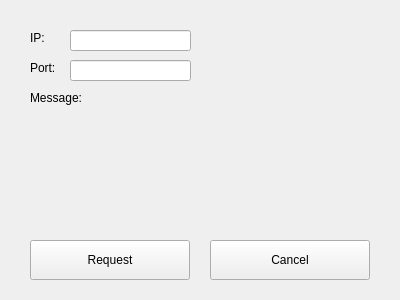
<?xml version="1.0" encoding="UTF-8"?>
<ui version="4.0">
 <class>Client</class>
 <widget class="QWidget" name="Client">
  <property name="geometry">
   <rect>
    <x>0</x>
    <y>0</y>
    <width>400</width>
    <height>300</height>
   </rect>
  </property>
  <property name="sizePolicy">
   <sizepolicy hsizetype="Fixed" vsizetype="Fixed">
    <horstretch>0</horstretch>
    <verstretch>0</verstretch>
   </sizepolicy>
  </property>
  <property name="minimumSize">
   <size>
    <width>400</width>
    <height>300</height>
   </size>
  </property>
  <property name="maximumSize">
   <size>
    <width>400</width>
    <height>300</height>
   </size>
  </property>
  <property name="windowTitle">
   <string>Client</string>
  </property>
  <widget class="QLineEdit" name="lineEditForIP">
   <property name="geometry">
    <rect>
     <x>70</x>
     <y>30</y>
     <width>121</width>
     <height>21</height>
    </rect>
   </property>
   <property name="text">
    <string/>
   </property>
  </widget>
  <widget class="QLineEdit" name="lineEditForPort">
   <property name="geometry">
    <rect>
     <x>70</x>
     <y>60</y>
     <width>121</width>
     <height>21</height>
    </rect>
   </property>
   <property name="text">
    <string/>
   </property>
  </widget>
  <widget class="QLabel" name="label">
   <property name="geometry">
    <rect>
     <x>30</x>
     <y>30</y>
     <width>19</width>
     <height>16</height>
    </rect>
   </property>
   <property name="text">
    <string>IP: </string>
   </property>
  </widget>
  <widget class="QLabel" name="label_2">
   <property name="geometry">
    <rect>
     <x>30</x>
     <y>60</y>
     <width>33</width>
     <height>16</height>
    </rect>
   </property>
   <property name="text">
    <string>Port: </string>
   </property>
  </widget>
  <widget class="QPushButton" name="pushButtonForRequest">
   <property name="geometry">
    <rect>
     <x>30</x>
     <y>240</y>
     <width>160</width>
     <height>40</height>
    </rect>
   </property>
   <property name="text">
    <string>Request</string>
   </property>
  </widget>
  <widget class="QPushButton" name="pushButtonForClose">
   <property name="geometry">
    <rect>
     <x>210</x>
     <y>240</y>
     <width>160</width>
     <height>40</height>
    </rect>
   </property>
   <property name="sizePolicy">
    <sizepolicy hsizetype="Fixed" vsizetype="Fixed">
     <horstretch>0</horstretch>
     <verstretch>0</verstretch>
    </sizepolicy>
   </property>
   <property name="text">
    <string>Cancel</string>
   </property>
  </widget>
  <widget class="QLabel" name="label_3">
   <property name="geometry">
    <rect>
     <x>30</x>
     <y>90</y>
     <width>58</width>
     <height>16</height>
    </rect>
   </property>
   <property name="text">
    <string>Message:</string>
   </property>
  </widget>
  <widget class="QLabel" name="labelForMessage">
   <property name="geometry">
    <rect>
     <x>100</x>
     <y>90</y>
     <width>271</width>
     <height>16</height>
    </rect>
   </property>
   <property name="text">
    <string/>
   </property>
  </widget>
 </widget>
 <resources/>
 <connections/>
</ui>
